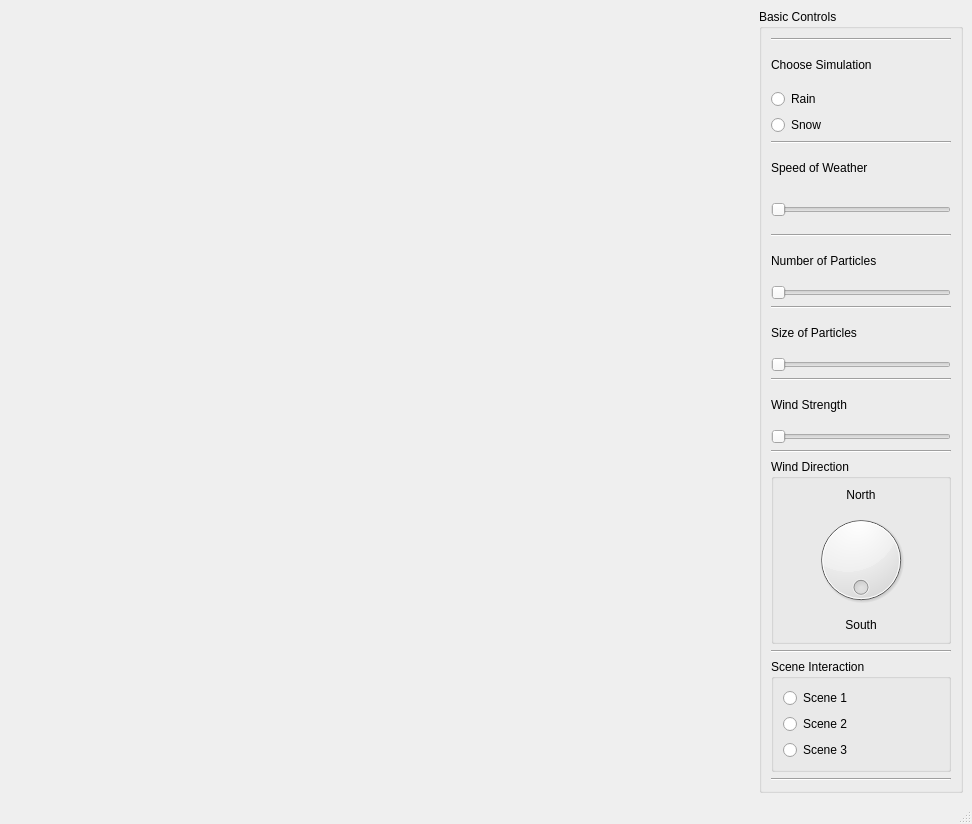
<?xml version="1.0" encoding="UTF-8"?>
<ui version="4.0">
 <class>MainWindow</class>
 <widget class="QMainWindow" name="MainWindow">
  <property name="geometry">
   <rect>
    <x>0</x>
    <y>0</y>
    <width>972</width>
    <height>824</height>
   </rect>
  </property>
  <property name="windowTitle">
   <string>Rain-Snow Simulation</string>
  </property>
  <widget class="QWidget" name="centralwidget">
   <layout class="QGridLayout" name="s_mainWindowGridLayout">
    <item row="0" column="1">
     <widget class="QGroupBox" name="s_drawGB">
      <property name="sizePolicy">
       <sizepolicy hsizetype="Preferred" vsizetype="Preferred">
        <horstretch>0</horstretch>
        <verstretch>0</verstretch>
       </sizepolicy>
      </property>
      <property name="title">
       <string>Basic Controls</string>
      </property>
      <layout class="QGridLayout" name="gridLayout_2">
       <item row="13" column="0">
        <widget class="QSlider" name="particleSize">
         <property name="sizePolicy">
          <sizepolicy hsizetype="Preferred" vsizetype="Fixed">
           <horstretch>0</horstretch>
           <verstretch>0</verstretch>
          </sizepolicy>
         </property>
         <property name="minimum">
          <number>5</number>
         </property>
         <property name="maximum">
          <number>11</number>
         </property>
         <property name="orientation">
          <enum>Qt::Horizontal</enum>
         </property>
        </widget>
       </item>
       <item row="19" column="0">
        <widget class="Line" name="line_2">
         <property name="orientation">
          <enum>Qt::Horizontal</enum>
         </property>
        </widget>
       </item>
       <item row="9" column="0">
        <widget class="QLabel" name="label_6">
         <property name="text">
          <string>Number of Particles</string>
         </property>
        </widget>
       </item>
       <item row="4" column="0">
        <widget class="Line" name="line_3">
         <property name="orientation">
          <enum>Qt::Horizontal</enum>
         </property>
        </widget>
       </item>
       <item row="7" column="0">
        <widget class="QSlider" name="weatherStrength">
         <property name="sizePolicy">
          <sizepolicy hsizetype="Ignored" vsizetype="Preferred">
           <horstretch>0</horstretch>
           <verstretch>0</verstretch>
          </sizepolicy>
         </property>
         <property name="maximum">
          <number>100</number>
         </property>
         <property name="orientation">
          <enum>Qt::Horizontal</enum>
         </property>
        </widget>
       </item>
       <item row="8" column="0">
        <widget class="Line" name="line_9">
         <property name="orientation">
          <enum>Qt::Horizontal</enum>
         </property>
        </widget>
       </item>
       <item row="3" column="0">
        <layout class="QVBoxLayout" name="verticalLayout">
         <item>
          <widget class="QRadioButton" name="m_rain">
           <property name="text">
            <string>Rain</string>
           </property>
          </widget>
         </item>
         <item>
          <widget class="QRadioButton" name="m_snow">
           <property name="text">
            <string>Snow</string>
           </property>
          </widget>
         </item>
        </layout>
       </item>
       <item row="17" column="0">
        <widget class="Line" name="line_4">
         <property name="sizePolicy">
          <sizepolicy hsizetype="Ignored" vsizetype="Fixed">
           <horstretch>0</horstretch>
           <verstretch>0</verstretch>
          </sizepolicy>
         </property>
         <property name="orientation">
          <enum>Qt::Horizontal</enum>
         </property>
        </widget>
       </item>
       <item row="1" column="0">
        <widget class="Line" name="line">
         <property name="orientation">
          <enum>Qt::Horizontal</enum>
         </property>
        </widget>
       </item>
       <item row="5" column="0">
        <widget class="QLabel" name="label">
         <property name="text">
          <string>Speed of Weather</string>
         </property>
        </widget>
       </item>
       <item row="12" column="0">
        <widget class="QLabel" name="label_4">
         <property name="text">
          <string>Size of Particles</string>
         </property>
        </widget>
       </item>
       <item row="15" column="0">
        <widget class="QLabel" name="label_3">
         <property name="text">
          <string>Wind Strength</string>
         </property>
        </widget>
       </item>
       <item row="11" column="0">
        <widget class="Line" name="line_6">
         <property name="orientation">
          <enum>Qt::Horizontal</enum>
         </property>
        </widget>
       </item>
       <item row="2" column="0">
        <widget class="QLabel" name="label_2">
         <property name="text">
          <string>Choose Simulation</string>
         </property>
        </widget>
       </item>
       <item row="14" column="0">
        <widget class="Line" name="line_5">
         <property name="orientation">
          <enum>Qt::Horizontal</enum>
         </property>
        </widget>
       </item>
       <item row="10" column="0">
        <widget class="QSlider" name="m_heaviness">
         <property name="sizePolicy">
          <sizepolicy hsizetype="Ignored" vsizetype="Fixed">
           <horstretch>0</horstretch>
           <verstretch>0</verstretch>
          </sizepolicy>
         </property>
         <property name="maximum">
          <number>100</number>
         </property>
         <property name="orientation">
          <enum>Qt::Horizontal</enum>
         </property>
        </widget>
       </item>
       <item row="16" column="0">
        <widget class="QSlider" name="m_windSpeed">
         <property name="sizePolicy">
          <sizepolicy hsizetype="Preferred" vsizetype="Fixed">
           <horstretch>0</horstretch>
           <verstretch>0</verstretch>
          </sizepolicy>
         </property>
         <property name="maximum">
          <number>100</number>
         </property>
         <property name="orientation">
          <enum>Qt::Horizontal</enum>
         </property>
        </widget>
       </item>
       <item row="18" column="0">
        <widget class="QGroupBox" name="groupBox">
         <property name="sizePolicy">
          <sizepolicy hsizetype="Expanding" vsizetype="Minimum">
           <horstretch>0</horstretch>
           <verstretch>0</verstretch>
          </sizepolicy>
         </property>
         <property name="maximumSize">
          <size>
           <width>16777215</width>
           <height>185</height>
          </size>
         </property>
         <property name="layoutDirection">
          <enum>Qt::LeftToRight</enum>
         </property>
         <property name="title">
          <string>Wind Direction</string>
         </property>
         <layout class="QGridLayout" name="gridLayout">
          <item row="5" column="0">
           <widget class="QDial" name="direction">
            <property name="sizePolicy">
             <sizepolicy hsizetype="Preferred" vsizetype="Expanding">
              <horstretch>0</horstretch>
              <verstretch>100</verstretch>
             </sizepolicy>
            </property>
            <property name="minimumSize">
             <size>
              <width>50</width>
              <height>90</height>
             </size>
            </property>
            <property name="layoutDirection">
             <enum>Qt::LeftToRight</enum>
            </property>
            <property name="maximum">
             <number>360</number>
            </property>
            <property name="pageStep">
             <number>1</number>
            </property>
            <property name="value">
             <number>0</number>
            </property>
            <property name="sliderPosition">
             <number>0</number>
            </property>
            <property name="orientation">
             <enum>Qt::Horizontal</enum>
            </property>
            <property name="invertedAppearance">
             <bool>false</bool>
            </property>
            <property name="invertedControls">
             <bool>false</bool>
            </property>
            <property name="wrapping">
             <bool>true</bool>
            </property>
            <property name="notchesVisible">
             <bool>false</bool>
            </property>
           </widget>
          </item>
          <item row="4" column="0">
           <widget class="QLabel" name="label_7">
            <property name="sizePolicy">
             <sizepolicy hsizetype="Preferred" vsizetype="Preferred">
              <horstretch>0</horstretch>
              <verstretch>0</verstretch>
             </sizepolicy>
            </property>
            <property name="maximumSize">
             <size>
              <width>100</width>
              <height>20</height>
             </size>
            </property>
            <property name="text">
             <string>North</string>
            </property>
            <property name="alignment">
             <set>Qt::AlignCenter</set>
            </property>
           </widget>
          </item>
          <item row="6" column="0">
           <widget class="QLabel" name="label_8">
            <property name="text">
             <string>South</string>
            </property>
            <property name="alignment">
             <set>Qt::AlignCenter</set>
            </property>
           </widget>
          </item>
         </layout>
        </widget>
       </item>
       <item row="20" column="0">
        <widget class="QGroupBox" name="groupBox_2">
         <property name="sizePolicy">
          <sizepolicy hsizetype="Expanding" vsizetype="Preferred">
           <horstretch>0</horstretch>
           <verstretch>0</verstretch>
          </sizepolicy>
         </property>
         <property name="title">
          <string>Scene Interaction</string>
         </property>
         <layout class="QVBoxLayout" name="verticalLayout_3">
          <item>
           <layout class="QVBoxLayout" name="verticalLayout_2">
            <item>
             <widget class="QRadioButton" name="m_scene1">
              <property name="text">
               <string>Scene 1</string>
              </property>
             </widget>
            </item>
            <item>
             <widget class="QRadioButton" name="m_scene2">
              <property name="text">
               <string>Scene 2</string>
              </property>
             </widget>
            </item>
            <item>
             <widget class="QRadioButton" name="m_scene3">
              <property name="text">
               <string>Scene 3</string>
              </property>
             </widget>
            </item>
           </layout>
          </item>
         </layout>
        </widget>
       </item>
       <item row="21" column="0">
        <widget class="Line" name="line_7">
         <property name="orientation">
          <enum>Qt::Horizontal</enum>
         </property>
        </widget>
       </item>
      </layout>
     </widget>
    </item>
    <item row="0" column="0">
     <spacer name="horizontalSpacer">
      <property name="orientation">
       <enum>Qt::Horizontal</enum>
      </property>
      <property name="sizeType">
       <enum>QSizePolicy::Maximum</enum>
      </property>
      <property name="sizeHint" stdset="0">
       <size>
        <width>750</width>
        <height>20</height>
       </size>
      </property>
     </spacer>
    </item>
   </layout>
  </widget>
  <widget class="QMenuBar" name="menubar">
   <property name="geometry">
    <rect>
     <x>0</x>
     <y>0</y>
     <width>972</width>
     <height>22</height>
    </rect>
   </property>
  </widget>
  <widget class="QStatusBar" name="statusbar"/>
 </widget>
 <resources/>
 <connections/>
</ui>
